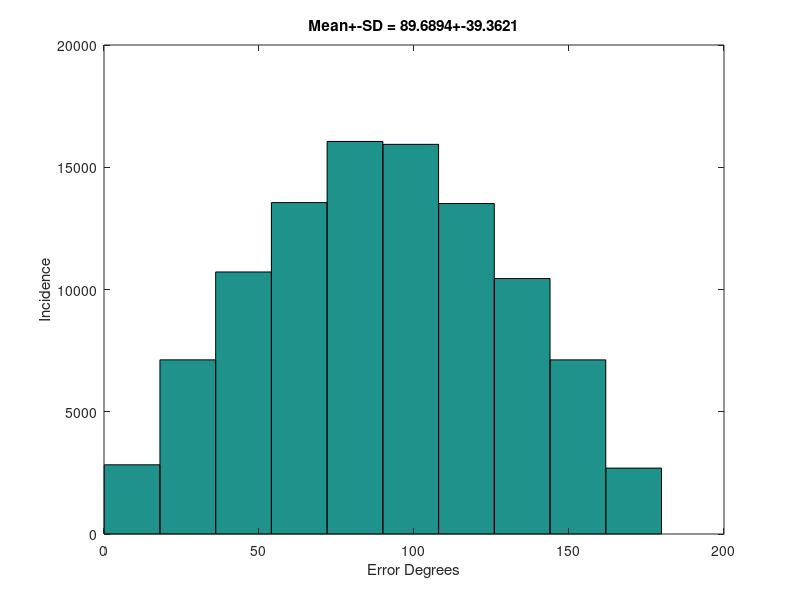

This chart was generated by the following MATLAB code:
% EXAMPLE_error_angle_chance
% ST Foldes (2012-03-06)
% 
% Calculates the chance level of error between vectors. Uses rand() random number generator.
% Can define number of dimensions and number of observations.
% Uses Dot Product
% Plots the histogram with the mean+-sd

num_dim =3;
num_obs = 100000;

% Make points (-1 to +1)
predict=(rand(num_obs,num_dim)*2)-1;
actual=(rand(num_obs,num_dim)*2)-1;

% Make points on the unit circle (unnecssary b/c norm is removed in error angle calculation, but doesn't hurt)
predict_unit = predict/norm(predict);
actual_unit = actual/norm(actual);

% Calculate the error angle using dot product
error_angle=zeros(num_obs,1);
for itrial = 1:num_obs
    error_angle(itrial) = acosd(dot(predict_unit(itrial,:),actual_unit(itrial,:))./(norm(predict_unit(itrial,:))*norm(actual_unit(itrial,:)))); % norms should = 1 by definition
end

figure;hist(error_angle)
ylabel('Incidence');xlabel('Error Degrees')
title(['Mean+-SD = ' num2str(mean(error_angle)) '+-' num2str(std(error_angle))])

